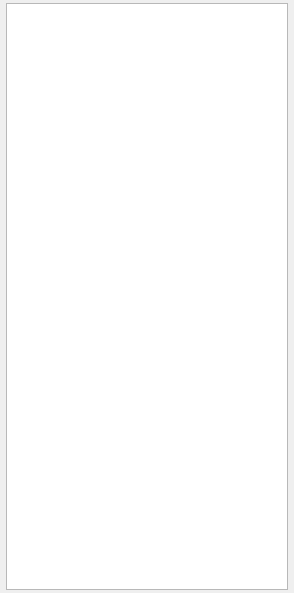
<?xml version="1.0" encoding="UTF-8"?>
<ui version="4.0">
 <class>resultsPage</class>
 <widget class="QWidget" name="resultsPage">
  <property name="geometry">
   <rect>
    <x>0</x>
    <y>0</y>
    <width>294</width>
    <height>593</height>
   </rect>
  </property>
  <property name="windowTitle">
   <string>Form</string>
  </property>
  <layout class="QVBoxLayout" name="verticalLayout">
   <property name="leftMargin">
    <number>6</number>
   </property>
   <property name="topMargin">
    <number>3</number>
   </property>
   <property name="rightMargin">
    <number>6</number>
   </property>
   <property name="bottomMargin">
    <number>3</number>
   </property>
   <item>
    <widget class="TableView" name="view">
     <property name="toolTip">
      <string>&lt;html&gt;&lt;head/&gt;&lt;body&gt;&lt;p&gt;Double-click on the name to change it. Right-click to display the context menu.&lt;/p&gt;&lt;/body&gt;&lt;/html&gt;</string>
     </property>
     <property name="alternatingRowColors">
      <bool>true</bool>
     </property>
     <property name="selectionMode">
      <enum>QAbstractItemView::ExtendedSelection</enum>
     </property>
     <property name="selectionBehavior">
      <enum>QAbstractItemView::SelectRows</enum>
     </property>
     <property name="showGrid">
      <bool>false</bool>
     </property>
     <attribute name="horizontalHeaderVisible">
      <bool>false</bool>
     </attribute>
     <attribute name="horizontalHeaderStretchLastSection">
      <bool>true</bool>
     </attribute>
    </widget>
   </item>
  </layout>
 </widget>
 <customwidgets>
  <customwidget>
   <class>TableView</class>
   <extends>QTableView</extends>
   <header>crispy.views</header>
  </customwidget>
 </customwidgets>
 <resources/>
 <connections/>
</ui>
